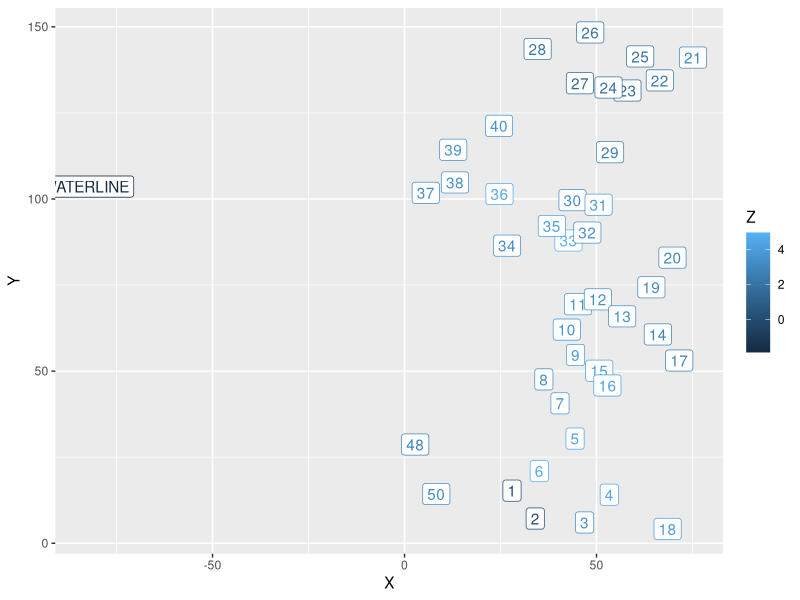
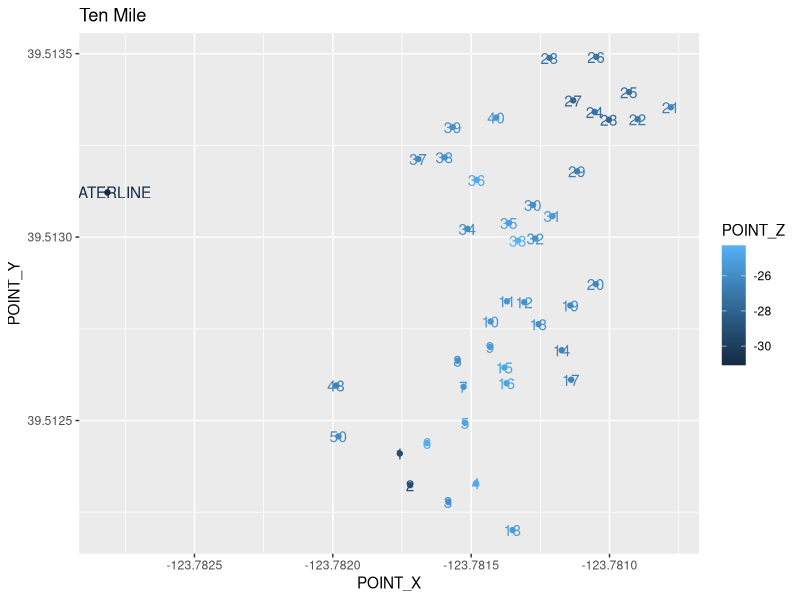
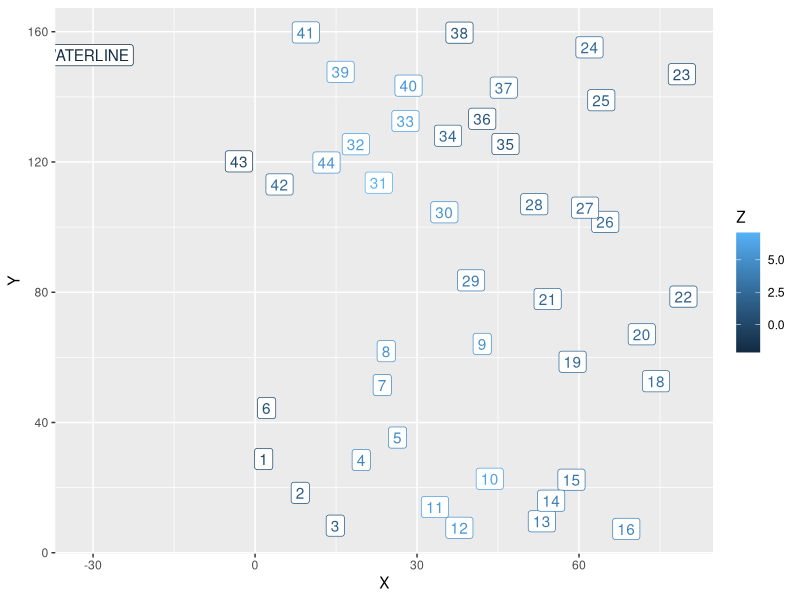
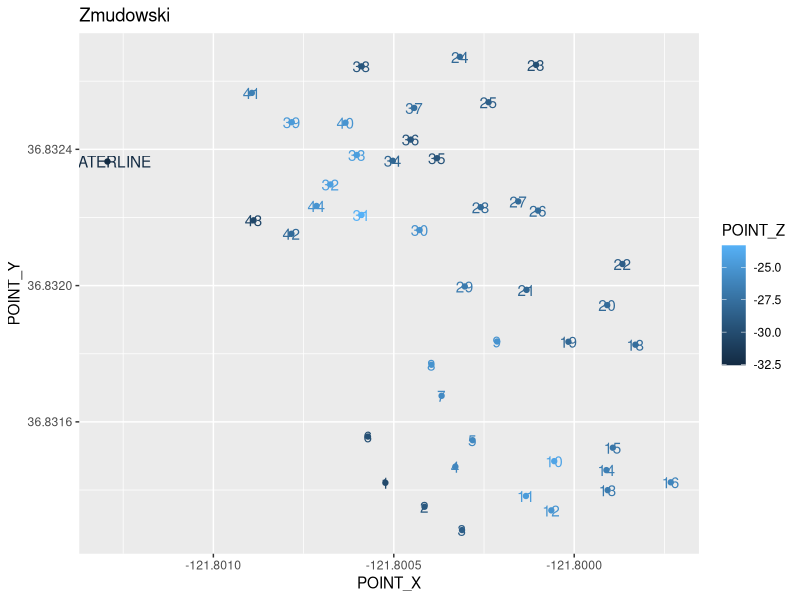
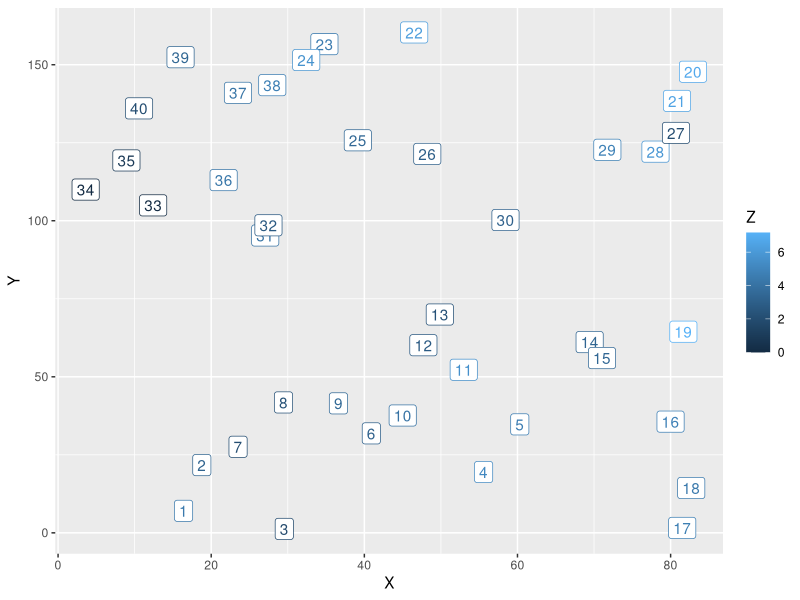
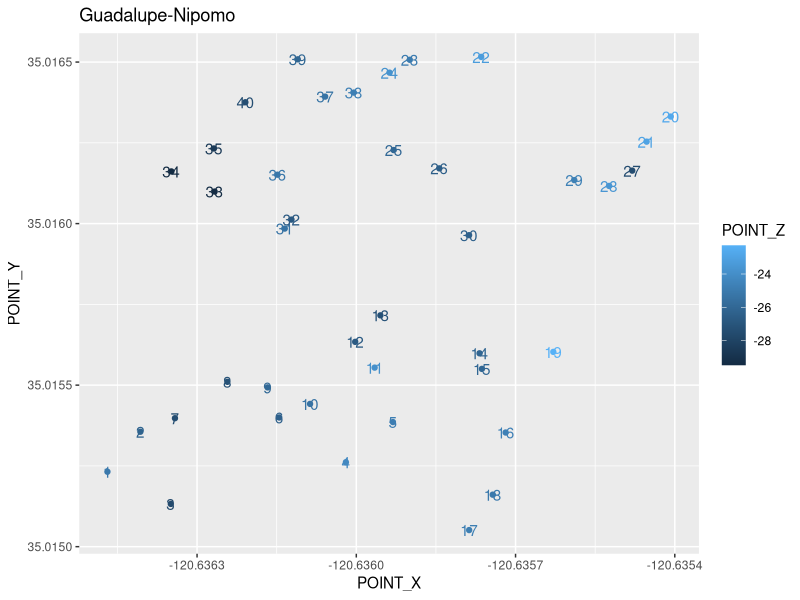
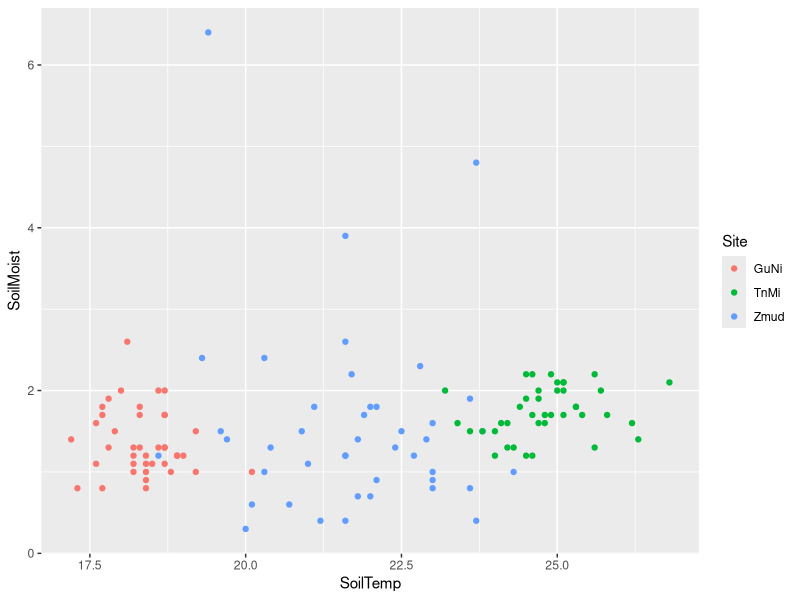
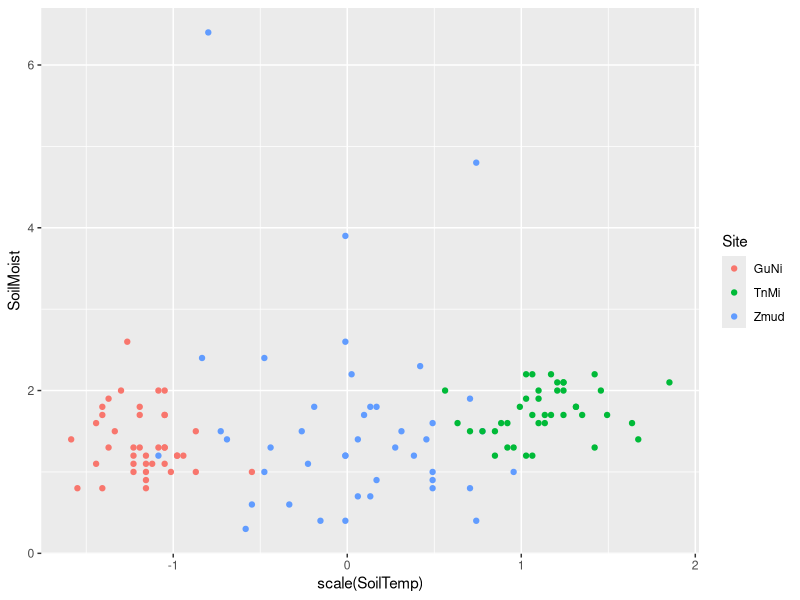

Source code (R) for these figures, in order: (Note: this script raises an error after producing the figures.)
## ---- chunk 1
knitr::opts_chunk$set(echo = TRUE)
library(tidyverse)
library(readr)
library(here)
## ---- chunk 2
# Ten Mile
TeMi_Coords <- read_csv(here("EnteredData", "TeMi_RelativeCoords.csv"))
TeMi_Dist <- read_csv(here("EnteredData", "TeMi_Distance.csv"))
TeMi_Cover <- read_csv(here("EnteredData", "TeMi_Cover.csv"))
TeMi_Locations <- read_csv(here("EnteredData", "TeMi_Location.csv"))


# Zmudowski
Zmud_Coords <- read_csv(here("EnteredData", "Zmud_RelativeCoords.csv"))
Zmud_Dist <- read_csv(here("EnteredData", "Zmud_Distance.csv"))
Zmud_Cover <- read_csv(here("EnteredData", "Zmud_Cover.csv"))
Zmud_Locations <- read_csv(here("EnteredData", "ZmudLocations.csv"))


# Guadalupe Nipomo
GuNi_Coords <- read_csv(here("EnteredData", "GuNi_RelativeCoords.csv"))
GuNi_Dist <- read_csv(here("EnteredData", "GuNi_Distance.csv"))
GuNi_Cover <- read_csv(here("EnteredData", "GuNi_Cover.csv"))
GuNi_Locations <- read_csv(here("EnteredData", "GuNi_Location.csv"))


## ---- chunk 3
#TeMi
TeMi_Subset_X <- subset(TeMi_Coords, IN_FID == 1) #Just the X 
TeMi_Subset_Y <- subset(TeMi_Coords, IN_FID == 2) #Just the Y
TeMi_Sub<-merge(TeMi_Subset_X, TeMi_Subset_Y, by = "NEAR_FID") #recombine them
TeMi_RelCords<- data.frame(Plot= TeMi_Sub$NEAR_FID, X = TeMi_Sub$NEAR_DIST.x, Y = TeMi_Sub$NEAR_DIST.y, Z = TeMi_Locations$POINT_Z) #make a data frame with XYZ
TeMi_RelCords$Plot<- merge(TeMi_RelCords[1], TeMi_Locations[1:2], by.x = "Plot", by.y = "OID_")$Comment #This fixes the names
TeMi_RelCords<- mutate(TeMi_RelCords, X = ifelse(TeMi_RelCords$Plot == "WATERLINE",-1*X, X)) #
TeMi_RelCords$Z <- TeMi_RelCords$Z - min(subset(TeMi_RelCords,Plot != "WATERLINE")$Z)

#Zmud
Zmud_Subset_X <- subset(Zmud_Coords, IN_FID == 2)
Zmud_Subset_Y <- subset(Zmud_Coords, IN_FID == 3)
Zmud_Sub<-merge(Zmud_Subset_X, Zmud_Subset_Y, by = "NEAR_FID")
Zmud_RelCords<- data.frame(Plot= Zmud_Sub$NEAR_FID, X = Zmud_Sub$NEAR_DIST.x, Y = Zmud_Sub$NEAR_DIST.y, Z = Zmud_Locations$POINT_Z)
Zmud_RelCords$Plot<- merge(Zmud_RelCords[1], Zmud_Locations[1:2], by.x = "Plot", by.y = "OID_")$Comment
Zmud_RelCords<- mutate(Zmud_RelCords, X = ifelse(Zmud_RelCords$Plot == "WATERLINE",-1*X, X))
Zmud_RelCords$Z <- Zmud_RelCords$Z - min(subset(Zmud_RelCords,Plot != "WATERLINE")$Z)

#GuNi
GuNi_Subset_X <- subset(GuNi_Coords, IN_FID == 3)
GuNi_Subset_Y <- subset(GuNi_Coords, IN_FID == 2)
GuNi_Sub<-merge(GuNi_Subset_X, GuNi_Subset_Y, by = "NEAR_FID")
GuNi_RelCords<- data.frame(Plot= GuNi_Sub$NEAR_FID, X = GuNi_Sub$NEAR_DIST.x, Y = GuNi_Sub$NEAR_DIST.y, Z = GuNi_Locations$POINT_Z)
GuNi_RelCords$Plot<- merge(GuNi_RelCords[1], GuNi_Locations[1:2], by.x = "Plot", by.y = "OID_")$Comment
GuNi_RelCords<- mutate(GuNi_RelCords, X = ifelse(GuNi_RelCords$Plot == "WATERLINE",-1*X, X))
GuNi_RelCords$Z <- GuNi_RelCords$Z - min(GuNi_RelCords$Z)




## ---- chunk 4
ggplot(aes(x = X, y = Y, label = Plot, color = Z), data = TeMi_RelCords)+
  geom_point()+
  geom_label()

ggplot(aes(x = POINT_X, y = POINT_Y, label = Comment, color = POINT_Z), data = TeMi_Locations)+
  geom_point()+
  geom_text()+
  ggtitle("Ten Mile")


ggplot(aes(x = X, y = Y, label = Plot, color = Z), data = Zmud_RelCords)+
  geom_point()+
  geom_label()
ggplot(aes(x = POINT_X, y = POINT_Y, label = Comment, color = POINT_Z), data = Zmud_Locations)+
  geom_point()+
  geom_text()+
  ggtitle("Zmudowski")

ggplot(aes(x = X, y = Y, label = Plot, color = Z), data = GuNi_RelCords)+
  geom_point()+
  geom_label()
ggplot(aes(x = POINT_X, y = POINT_Y, label = Comment, color = POINT_Z), data = GuNi_Locations)+
  geom_point()+
  geom_text()+
  ggtitle("Guadalupe-Nipomo")

## ---- chunk 5
DuneEnvData <- read_csv(here("EnteredData", "DuneEnvData.csv"))

ggplot(aes(x= SoilTemp, y = SoilMoist, color = Site), data = DuneEnvData)+
  geom_point() #okay so site super mattered which makes sense for temp. I'll scale it

ggplot(aes(x= scale(SoilTemp), y = SoilMoist, color = Site), data = DuneEnvData)+
  geom_point() #Lol. I need to scale Soil Temp by the site! Duh! I should actually do that for Soil Moisture too but it won't be as severe


DuneEnv_scaled <- DuneEnvData %>% group_by(Site) %>% mutate(SoilTemp = scale(SoilTemp), SoilMoist=scale(SoilMoist))


DuneEnv_scaled<-plyr::ddply(DuneEnvData, "Site", transform, SoilTemp = scale(SoilTemp))
DuneEnv_scaled<-plyr::ddply(DuneEnv_scaled, "Site", transform, SoilMoist = scale(SoilMoist))


#Temp v moist
ggplot(aes(x= SoilTemp, y = SoilMoist), data = DuneEnv_scaled)+
  geom_point(aes(color = Site)) +
  geom_smooth(method = "lm", aes(color = Site), fill = NA)+
  geom_smooth(method = "lm", color = "black")

cor.test(x = DuneEnv_scaled$SoilMoist, y = DuneEnv_scaled$SoilTemp, method = "pearson") # temp and mositure are not correlated which is nice

# Slope v SoilMoist
ggplot(aes(x= Slope, y = SoilMoist), data = DuneEnv_scaled)+
  geom_point(aes(color = Site)) +
  geom_smooth(method = "lm")# No obvious pattern
cor.test(x = DuneEnv_scaled$Slope, y = DuneEnv_scaled$SoilMoist, method = "pearson") # Nutthin

#Slope v Temp ***
ggplot(aes(x= Slope , y =SoilTemp), data = DuneEnv_scaled)+
  geom_point(aes(color = Site)) +
  geom_smooth(method = "lm")
cor.test(x = DuneEnv_scaled$Slope, y = DuneEnv_scaled$SoilTemp, method = "pearson") # Topsoil, Slope explains SoilTemp

#aspect slope
ggplot(aes(x= Aspect, y = Slope), data = DuneEnv_scaled)+
  geom_point(aes(color = Site)) # No obvious pattern
summary(aov(Slope ~ Aspect, data = DuneEnv_scaled)) #nuthin


#aspect temp
ggplot(aes(x= Aspect, y = SoilTemp), data = DuneEnv_scaled)+
  geom_point(aes(color = Site)) # No obvious pattern
summary(aov(SoilTemp ~ Aspect, data = DuneEnv_scaled)) #nuthin


#aspect Moist
ggplot(aes(x= Aspect, y = SoilMoist), data = DuneEnv_scaled)+
  geom_point(aes(color = Site)) # No obvious pattern
summary(aov(SoilMoist ~ Aspect, data = DuneEnv_scaled)) #nuthin
## ---- chunk 6
Pheno <-read_csv(here("EnteredData", "DunePhenoTrait.csv"))

head(Pheno)

CollectedTraits <- subset(Pheno,  is.na(LeafLength) == FALSE)


SuccTraits <- rbind(subset(CollectedTraits, Species == "Yellow Sand Verbena"), subset(CollectedTraits, Species == "Pink Sand Verbena"), subset(CollectedTraits, Species == "Purple Sand Verbena"), subset(CollectedTraits, Species == "Carpobrotus edulis"))

## ---- chunk 7
hist(CollectedTraits$LeafLength) #Normal
hist(CollectedTraits$LeafWidth) #might need Log
hist(log(CollectedTraits$LeafWidth)) #not really better
hist(CollectedTraits$LeafThickness) #typo and log transform
hist(log(CollectedTraits$LeafThickness))
hist(CollectedTraits$Height) #
hist(CollectedTraits$BasalDiam)


subset(CollectedTraits, LeafTraits$LeafThickness >20) #Thats a typo
subset(CollectedTraits, LeafTraits$Height >205) #Okay, maybe legit
subset(CollectedTraits, LeafTraits$BasalDiam >25) #Just a chonky boi but worth double checking


## ---- chunk 8
ggplot(aes(x = LeafLength, y = LeafWidth, color = Species, shape = Site), data = SuccTraits)+
  geom_point()
ggplot(aes(x = LeafLength, y = LeafThickness, color = Species, shape = Site), data = SuccTraits)+
  geom_point()
ggplot(aes(x = LeafLength, y = Height, color = Species, shape = Site), data = SuccTraits)+
  geom_point()
ggplot(aes(x = LeafLength, y = BasalDiam, color = Species, shape = Site), data = SuccTraits)+
  geom_point()

ggplot(aes(x = LeafWidth, y = LeafThickness, color = Species, shape = Site), data = SuccTraits)+
  geom_point()
ggplot(aes(x = LeafWidth, y = Height, color = Species, shape = Site), data = SuccTraits)+
  geom_point()
ggplot(aes(x = LeafWidth, y = BasalDiam, color = Species, shape = Site), data = SuccTraits)+
  geom_point()

ggplot(aes(x = LeafThickness, y = Height, color = Species, shape = Site), data = SuccTraits)+
  geom_point()
ggplot(aes(x = LeafThickness, y = BasalDiam, color = Species, shape = Site), data = SuccTraits)+
  geom_point()

ggplot(aes(x = Height, y = BasalDiam, color = Species, shape = Site), data = SuccTraits)+
  geom_point()
